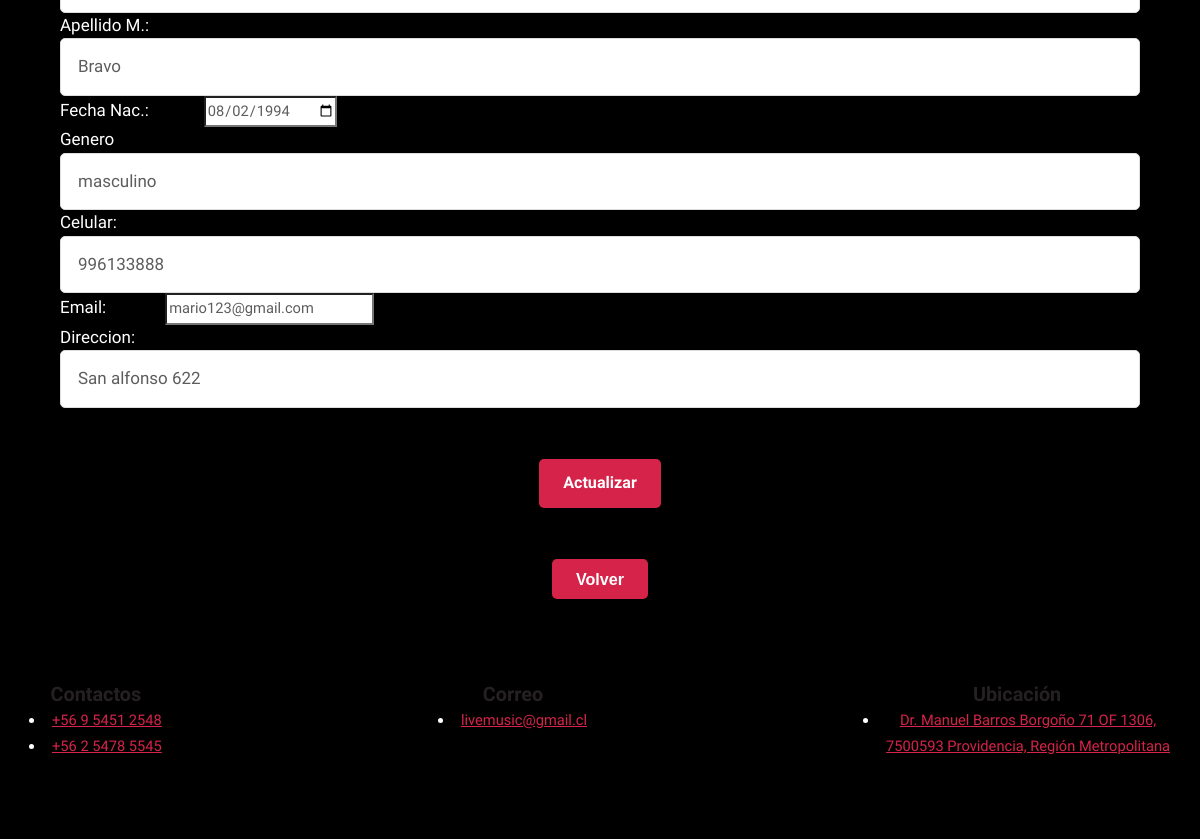
The page /accounts/alumnos_findEdit/17733035-2/ (lower part) on the database as committed earlier.
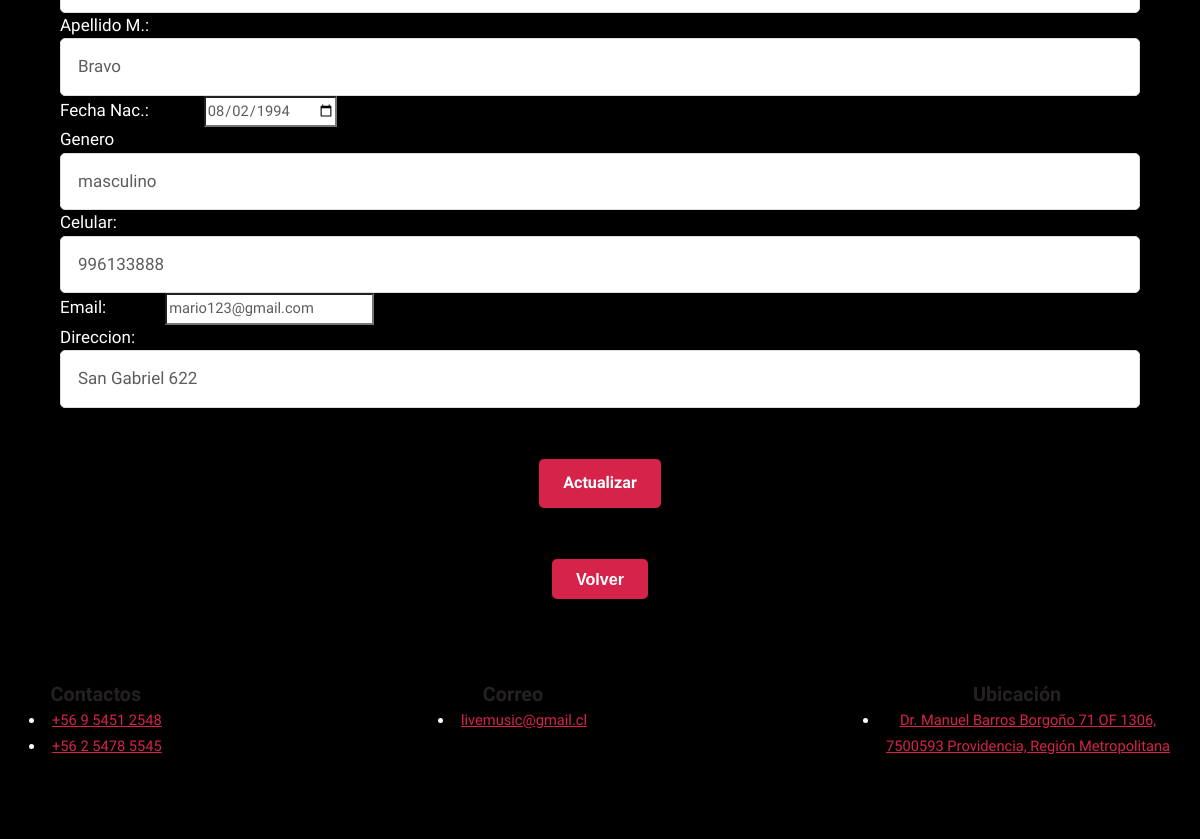
The same page on the database as committed later.
### demo/models.py (models this page shows, shortened)
class Postulante(models.Model):
    rut              = models.CharField(primary_key=True, max_length=10)
    nombre           = models.CharField(max_length=20)
    apellido_paterno = models.CharField(max_length=20)
    apellido_materno = models.CharField(max_length=20)
    fecha_nacimiento = models.DateField(blank=False, null=False)
    id_genero        = models.ForeignKey('Genero',on_delete=models.CASCADE, db_column='idGenero')
    telefono         = models.CharField(max_length=45)
    email            = models.EmailField(unique=True, max_length=100, blank=True, null=True)
    direccion        = models.CharField(max_length=50, blank=True, null=True)
    activo           = models.IntegerField()

### demo/views.py (the view)
# urls.py: path('alumnos_findEdit/<str:pk>/', views.alumnos_finEdit, name='alumnos_findEdit'),
def alumnos_finEdit(request,pk):
    if  pk != "":
        postulante = Postulante.objects.get(rut=pk)
        generos = Genero.objects.all()
        print(type(postulante.id_genero.genero))
        context={'postulante':postulante, 'generos': generos}
    if postulante:
        return render(request, 'demo/alumnos_edit.html', context)
    else:
        context={'mensaje':"Error, rut no existe..."}
        return render(request, 'demo/alumnos_list.html', context)

### demo/templates/demo/alumnos_edit.html (shortened to what this page needs)
{% extends "demo/base.html" %}
{%block content %}
    <div style=" text-align: center;">
      {% if postulante %}
    <main class="products container">
          <div class="container" >
          <form action="{% url 'alumnosUpdate' %}" method="POST">
              <pre>Apellido P.:        <input type="text" name="paterno"  value="{{postulante.apellido_paterno}}" ></pre>
              <pre>Apellido M.:        <input type="text" name="materno"  value="{{postulante.apellido_materno}}" ></pre>
              <pre>Fecha Nac.:             <input type="date" name="fechaNac"  value="{{postulante.fecha_nacimiento|date:'Y-m-d'}}" ></pre>
              <pre>Genero                    <select name="genero">
                  {% for genero in generos %}
                      {% if genero.genero == postulante.id_genero.genero %}
                      <option value="{{genero.id_genero}}" selected>{{genero.genero}}</option>
                      {% else %}
                      <option value="{{genero.id_genero}}" >{{genero.genero}}</option>
                      {% endif %}
                      {% endfor %}
              </select></pre>
              <pre>Celular:            <input type="text" name="telefono"  value="{{postulante.telefono}}" ></pre>
              <pre>Email:              <input type="mail" name="email"  value="{{postulante.email}}"></pre>
              <pre>Direccion:         <input type="text" name="direccion"  value="{{postulante.direccion}}"></pre>
              <br><br>
              <input type="submit" name="opcion" value="Actualizar">
          </form><br><br>
        {% endif %}
     <a href="{% url 'crud'  %}" ><button class="btn btn-danger">Volver</button></a>
    </div>
  </main>
    {% endblock %}

Rows that differ between the two databases and show on the page:
changed Postulante "Pastenes": direccion "San alfonso 622" → "San Gabriel 622"
